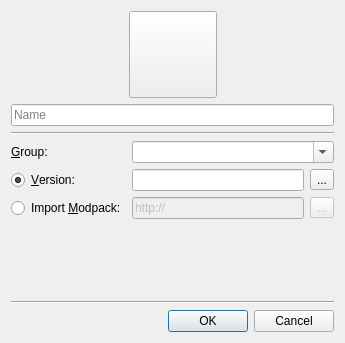
<?xml version="1.0" encoding="UTF-8"?>
<ui version="4.0">
 <class>NewInstanceDialog</class>
 <widget class="QDialog" name="NewInstanceDialog">
  <property name="windowModality">
   <enum>Qt::ApplicationModal</enum>
  </property>
  <property name="geometry">
   <rect>
    <x>0</x>
    <y>0</y>
    <width>345</width>
    <height>343</height>
   </rect>
  </property>
  <property name="windowTitle">
   <string>New Instance</string>
  </property>
  <property name="windowIcon">
   <iconset>
    <normaloff>:/icons/toolbar/new</normaloff>:/icons/toolbar/new</iconset>
  </property>
  <property name="modal">
   <bool>true</bool>
  </property>
  <layout class="QVBoxLayout" name="verticalLayout">
   <item>
    <layout class="QHBoxLayout" name="iconBtnLayout">
     <item>
      <spacer name="iconBtnLeftSpacer">
       <property name="orientation">
        <enum>Qt::Horizontal</enum>
       </property>
       <property name="sizeHint" stdset="0">
        <size>
         <width>40</width>
         <height>20</height>
        </size>
       </property>
      </spacer>
     </item>
     <item>
      <widget class="QToolButton" name="iconButton">
       <property name="icon">
        <iconset>
         <normaloff>:/icons/instances/infinity</normaloff>:/icons/instances/infinity</iconset>
       </property>
       <property name="iconSize">
        <size>
         <width>80</width>
         <height>80</height>
        </size>
       </property>
      </widget>
     </item>
     <item>
      <spacer name="iconBtnRightSpacer">
       <property name="orientation">
        <enum>Qt::Horizontal</enum>
       </property>
       <property name="sizeHint" stdset="0">
        <size>
         <width>40</width>
         <height>20</height>
        </size>
       </property>
      </spacer>
     </item>
    </layout>
   </item>
   <item>
    <widget class="QLineEdit" name="instNameTextBox">
     <property name="placeholderText">
      <string>Name</string>
     </property>
    </widget>
   </item>
   <item>
    <widget class="Line" name="line">
     <property name="orientation">
      <enum>Qt::Horizontal</enum>
     </property>
    </widget>
   </item>
   <item>
    <layout class="QGridLayout" name="gridLayout">
     <item row="1" column="2">
      <widget class="QToolButton" name="btnChangeVersion">
       <property name="text">
        <string>...</string>
       </property>
      </widget>
     </item>
     <item row="0" column="0">
      <widget class="QLabel" name="labelVersion_3">
       <property name="text">
        <string>&amp;Group:</string>
       </property>
       <property name="buddy">
        <cstring>groupBox</cstring>
       </property>
      </widget>
     </item>
     <item row="0" column="1" colspan="2">
      <widget class="QComboBox" name="groupBox">
       <property name="sizePolicy">
        <sizepolicy hsizetype="Expanding" vsizetype="Fixed">
         <horstretch>0</horstretch>
         <verstretch>0</verstretch>
        </sizepolicy>
       </property>
       <property name="editable">
        <bool>true</bool>
       </property>
      </widget>
     </item>
     <item row="2" column="1">
      <widget class="QLineEdit" name="modpackEdit">
       <property name="enabled">
        <bool>false</bool>
       </property>
       <property name="text">
        <string>http://</string>
       </property>
      </widget>
     </item>
     <item row="2" column="2">
      <widget class="QToolButton" name="modpackBtn">
       <property name="enabled">
        <bool>false</bool>
       </property>
       <property name="text">
        <string>...</string>
       </property>
      </widget>
     </item>
     <item row="1" column="0">
      <widget class="QRadioButton" name="versionBox">
       <property name="text">
        <string>&amp;Version:</string>
       </property>
       <property name="checked">
        <bool>true</bool>
       </property>
      </widget>
     </item>
     <item row="2" column="0">
      <widget class="QRadioButton" name="modpackBox">
       <property name="text">
        <string>Import &amp;Modpack:</string>
       </property>
      </widget>
     </item>
     <item row="1" column="1">
      <widget class="QLineEdit" name="versionTextBox">
       <property name="readOnly">
        <bool>true</bool>
       </property>
      </widget>
     </item>
    </layout>
   </item>
   <item>
    <spacer name="verticalSpacer">
     <property name="orientation">
      <enum>Qt::Vertical</enum>
     </property>
     <property name="sizeHint" stdset="0">
      <size>
       <width>20</width>
       <height>40</height>
      </size>
     </property>
    </spacer>
   </item>
   <item>
    <widget class="Line" name="line_2">
     <property name="orientation">
      <enum>Qt::Horizontal</enum>
     </property>
    </widget>
   </item>
   <item>
    <widget class="QDialogButtonBox" name="buttonBox">
     <property name="orientation">
      <enum>Qt::Horizontal</enum>
     </property>
     <property name="standardButtons">
      <set>QDialogButtonBox::Cancel|QDialogButtonBox::Ok</set>
     </property>
    </widget>
   </item>
  </layout>
 </widget>
 <resources>
  <include location="../../graphics.qrc"/>
 </resources>
 <connections>
  <connection>
   <sender>buttonBox</sender>
   <signal>accepted()</signal>
   <receiver>NewInstanceDialog</receiver>
   <slot>accept()</slot>
   <hints>
    <hint type="sourcelabel">
     <x>257</x>
     <y>333</y>
    </hint>
    <hint type="destinationlabel">
     <x>157</x>
     <y>274</y>
    </hint>
   </hints>
  </connection>
  <connection>
   <sender>buttonBox</sender>
   <signal>rejected()</signal>
   <receiver>NewInstanceDialog</receiver>
   <slot>reject()</slot>
   <hints>
    <hint type="sourcelabel">
     <x>325</x>
     <y>333</y>
    </hint>
    <hint type="destinationlabel">
     <x>286</x>
     <y>274</y>
    </hint>
   </hints>
  </connection>
  <connection>
   <sender>modpackBox</sender>
   <signal>toggled(bool)</signal>
   <receiver>modpackEdit</receiver>
   <slot>setEnabled(bool)</slot>
   <hints>
    <hint type="sourcelabel">
     <x>81</x>
     <y>229</y>
    </hint>
    <hint type="destinationlabel">
     <x>236</x>
     <y>221</y>
    </hint>
   </hints>
  </connection>
  <connection>
   <sender>modpackBox</sender>
   <signal>toggled(bool)</signal>
   <receiver>modpackBtn</receiver>
   <slot>setEnabled(bool)</slot>
   <hints>
    <hint type="sourcelabel">
     <x>129</x>
     <y>225</y>
    </hint>
    <hint type="destinationlabel">
     <x>328</x>
     <y>229</y>
    </hint>
   </hints>
  </connection>
  <connection>
   <sender>versionBox</sender>
   <signal>toggled(bool)</signal>
   <receiver>versionTextBox</receiver>
   <slot>setEnabled(bool)</slot>
   <hints>
    <hint type="sourcelabel">
     <x>93</x>
     <y>195</y>
    </hint>
    <hint type="destinationlabel">
     <x>213</x>
     <y>191</y>
    </hint>
   </hints>
  </connection>
  <connection>
   <sender>versionBox</sender>
   <signal>toggled(bool)</signal>
   <receiver>btnChangeVersion</receiver>
   <slot>setEnabled(bool)</slot>
   <hints>
    <hint type="sourcelabel">
     <x>104</x>
     <y>198</y>
    </hint>
    <hint type="destinationlabel">
     <x>322</x>
     <y>192</y>
    </hint>
   </hints>
  </connection>
 </connections>
</ui>
